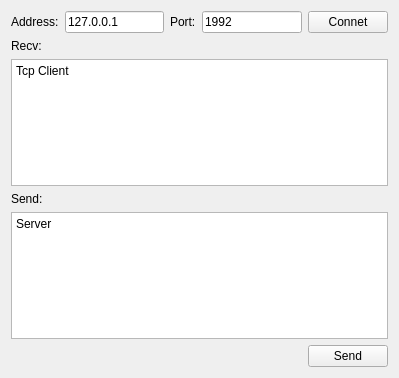
<?xml version="1.0" encoding="UTF-8"?>
<ui version="4.0">
 <class>Widget</class>
 <widget class="QWidget" name="Widget">
  <property name="geometry">
   <rect>
    <x>0</x>
    <y>0</y>
    <width>399</width>
    <height>378</height>
   </rect>
  </property>
  <property name="windowTitle">
   <string>Widget</string>
  </property>
  <layout class="QVBoxLayout" name="verticalLayout">
   <item>
    <layout class="QHBoxLayout" name="horizontalLayout">
     <item>
      <widget class="QLabel" name="label">
       <property name="text">
        <string>Address:</string>
       </property>
      </widget>
     </item>
     <item>
      <widget class="QLineEdit" name="editAddress">
       <property name="text">
        <string>127.0.0.1</string>
       </property>
      </widget>
     </item>
     <item>
      <widget class="QLabel" name="label_2">
       <property name="text">
        <string>Port:</string>
       </property>
      </widget>
     </item>
     <item>
      <widget class="QLineEdit" name="editPort">
       <property name="text">
        <string>1992</string>
       </property>
      </widget>
     </item>
     <item>
      <widget class="QPushButton" name="btnConnect">
       <property name="text">
        <string>Connet</string>
       </property>
      </widget>
     </item>
    </layout>
   </item>
   <item>
    <widget class="QLabel" name="label_3">
     <property name="text">
      <string>Recv:</string>
     </property>
    </widget>
   </item>
   <item>
    <widget class="QTextEdit" name="textRecv">
     <property name="html">
      <string>&lt;!DOCTYPE HTML PUBLIC &quot;-//W3C//DTD HTML 4.0//EN&quot; &quot;http://www.w3.org/TR/REC-html40/strict.dtd&quot;&gt;
&lt;html&gt;&lt;head&gt;&lt;meta name=&quot;qrichtext&quot; content=&quot;1&quot; /&gt;&lt;meta charset=&quot;utf-8&quot; /&gt;&lt;style type=&quot;text/css&quot;&gt;
p, li { white-space: pre-wrap; }
hr { height: 1px; border-width: 0; }
li.unchecked::marker { content: &quot;\2610&quot;; }
li.checked::marker { content: &quot;\2612&quot;; }
&lt;/style&gt;&lt;/head&gt;&lt;body style=&quot; font-family:'Segoe UI'; font-size:9pt; font-weight:400; font-style:normal;&quot;&gt;
&lt;p style=&quot; margin-top:0px; margin-bottom:0px; margin-left:0px; margin-right:0px; -qt-block-indent:0; text-indent:0px;&quot;&gt;&lt;span style=&quot; font-family:'SimSun';&quot;&gt;Tcp Client&lt;/span&gt;&lt;/p&gt;&lt;/body&gt;&lt;/html&gt;</string>
     </property>
    </widget>
   </item>
   <item>
    <widget class="QLabel" name="label_4">
     <property name="text">
      <string>Send:</string>
     </property>
    </widget>
   </item>
   <item>
    <widget class="QTextEdit" name="textSend">
     <property name="html">
      <string>&lt;!DOCTYPE HTML PUBLIC &quot;-//W3C//DTD HTML 4.0//EN&quot; &quot;http://www.w3.org/TR/REC-html40/strict.dtd&quot;&gt;
&lt;html&gt;&lt;head&gt;&lt;meta name=&quot;qrichtext&quot; content=&quot;1&quot; /&gt;&lt;meta charset=&quot;utf-8&quot; /&gt;&lt;style type=&quot;text/css&quot;&gt;
p, li { white-space: pre-wrap; }
hr { height: 1px; border-width: 0; }
li.unchecked::marker { content: &quot;\2610&quot;; }
li.checked::marker { content: &quot;\2612&quot;; }
&lt;/style&gt;&lt;/head&gt;&lt;body style=&quot; font-family:'Segoe UI'; font-size:9pt; font-weight:400; font-style:normal;&quot;&gt;
&lt;p style=&quot; margin-top:0px; margin-bottom:0px; margin-left:0px; margin-right:0px; -qt-block-indent:0; text-indent:0px;&quot;&gt;&lt;span style=&quot; font-family:'SimSun';&quot;&gt;Server&lt;/span&gt;&lt;/p&gt;&lt;/body&gt;&lt;/html&gt;</string>
     </property>
    </widget>
   </item>
   <item>
    <layout class="QHBoxLayout" name="horizontalLayout_2">
     <item>
      <spacer name="horizontalSpacer">
       <property name="orientation">
        <enum>Qt::Horizontal</enum>
       </property>
       <property name="sizeHint" stdset="0">
        <size>
         <width>40</width>
         <height>20</height>
        </size>
       </property>
      </spacer>
     </item>
     <item>
      <widget class="QPushButton" name="btnSend">
       <property name="text">
        <string>Send</string>
       </property>
      </widget>
     </item>
    </layout>
   </item>
  </layout>
 </widget>
 <resources/>
 <connections/>
</ui>
